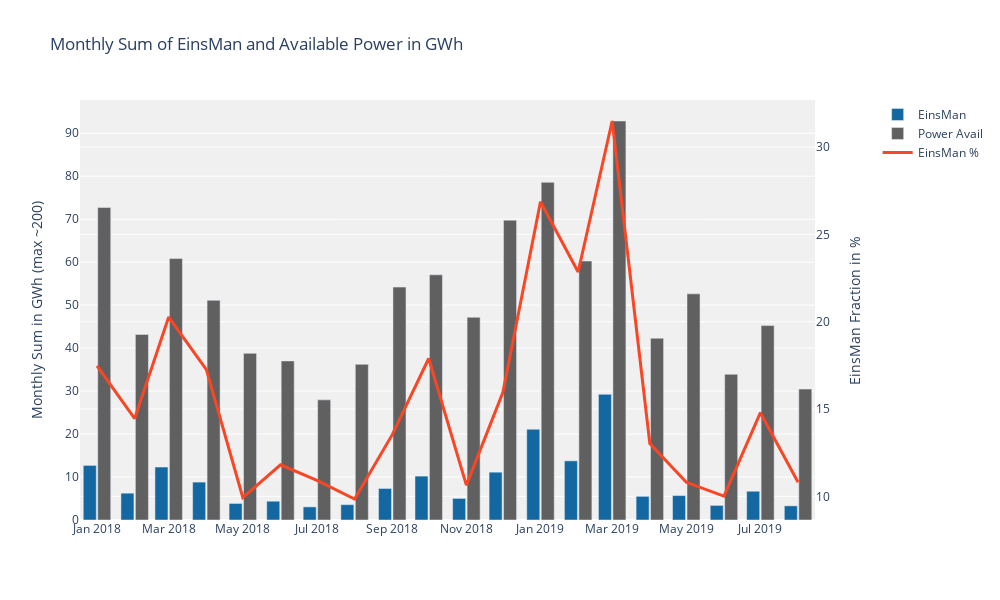

Notebook code for this chart:
### Code cell
# Plotly Visualisation of Predicted and Actual EinsMan and Available Power daily sums in MWh:
# all values are daily sums, here displayed in MWh
# total installed power equals a maximum daily sum of 6720 MWh

from plotly.offline import iplot


#x  = y_test_rfr_day_sum_frac.index
#y1 = y_test_rfr_day_sum_frac.EinsMan_test_MWh
#y2 = y_pred_rfr_day_sum_frac.EinsMan_pred_MWh
#y3 = y_test_rfr_day_sum_frac.Power_avail_MWh



tf_start = '2018-01'
tf_end   = '2019-08'
timeframe = (df_quadra_mon_sum_frac.index >= tf_start) & (df_quadra_mon_sum_frac.index <= tf_end)

x  = df_quadra_mon_sum_frac[timeframe].index
y1 = df_quadra_mon_sum_frac[timeframe].EinsMan_MWh
y2 = df_quadra_mon_sum_frac[timeframe].Power_avail_MWh
#y3 = df_quadra_mon_sum_frac[timeframe].Power_max_MWh

y4 = df_quadra_mon_sum_frac[timeframe].EinsMan_frac_avail

#fig = go.Figure()

# Create figure with secondary y-axis
fig = make_subplots(specs=[[{"secondary_y": True}]])


fig.add_trace(go.Bar(x=x, y=y1/1000,
                     name='EinsMan',
                     marker_color='#1468a2'),
                     secondary_y=False
                    )

fig.add_trace(go.Bar(x=x, y=y2/1000,
                     name='Power Avail',
                     marker_color='#606060'),
                     secondary_y=False
                    )

#fig.add_trace(go.Bar(x=x, y=y3,
#                     name='Power Max',
#                     marker_color='#606060'))


fig.add_trace(go.Scatter(x=x, y=y4,
                         name='EinsMan %',
                         line_color='#F94625',
                         line_width=3),
                         secondary_y=True
                        ) # dimgray, #29A073


fig.update_layout(barmode='group',
                  bargap=0.15,
                  bargroupgap=0.1,
                  title_text='Monthly Sum of EinsMan and Available Power in GWh',
                  #xaxis_title = 'Time',
                  #yaxis_title = 'Monthly Sum in GWh, EinsMan Fraction in %',
                  #xaxis_tickangle=-45,
                  #xaxis_rangeslider_visible=True,
                  #paper_bgcolor='#C8C8C8',
                  # font=dict(family='Courier New, monospace', size=18, color='#7f7f7f')
                  plot_bgcolor='#F0F0F0',
                  height=600,
                  width=1000)

#fig.update_layout(
#    title_text="Double Y Axis Example"
#)


# Set x-axis title
#fig.update_xaxes(title_text="xaxis title")

# Set y-axes titles
fig.update_yaxes(title_text='Monthly Sum in GWh (max ~200)', secondary_y=False)
fig.update_yaxes(title_text='EinsMan Fraction in %', secondary_y=True)

#iplot(fig)

folder_name = '/Users/dbuettner/nf-ds/Week_9_and_beyond/Capstone_Project/Quadra/plots'
plot_name   = 'Monthly_Sum_EinsMan_Power_Avail.png'
#pio.write_image(fig, folder_name + plot_name)
fig.show()

### Figure 1 — Plotly figure (JSON) as saved in the notebook; plotly's stock layout.template omitted (floating-point values rounded to 4 significant figures)
{"data": [{"marker": {"color": "#1468a2"}, "name": "EinsMan", "type": "bar", "x": ["2018-01-01T00:00:00", "2018-02-01T00:00:00", "2018-03-01T00:00:00", "2018-04-01T00:00:00", "2018-05-01T00:00:00", "2018-06-01T00:00:00", "2018-07-01T00:00:00", "2018-08-01T00:00:00", "2018-09-01T00:00:00", "2018-10-01T00:00:00", "2018-11-01T00:00:00", "2018-12-01T00:00:00", "2019-01-01T00:00:00", "2019-02-01T00:00:00", "2019-03-01T00:00:00", "2019-04-01T00:00:00", "2019-05-01T00:00:00", "2019-06-01T00:00:00", "2019-07-01T00:00:00", "2019-08-01T00:00:00"], "xaxis": "x", "y": [12.7, 6.241, 12.33, 8.82, 3.852, 4.371, 3.052, 3.568, 7.335, 10.21, 5.02, 11.13, 21.11, 13.76, 29.24, 5.507, 5.686, 3.395, 6.691, 3.293], "yaxis": "y"}, {"marker": {"color": "#606060"}, "name": "Power Avail", "type": "bar", "x": ["2018-01-01T00:00:00", "2018-02-01T00:00:00", "2018-03-01T00:00:00", "2018-04-01T00:00:00", "2018-05-01T00:00:00", "2018-06-01T00:00:00", "2018-07-01T00:00:00", "2018-08-01T00:00:00", "2018-09-01T00:00:00", "2018-10-01T00:00:00", "2018-11-01T00:00:00", "2018-12-01T00:00:00", "2019-01-01T00:00:00", "2019-02-01T00:00:00", "2019-03-01T00:00:00", "2019-04-01T00:00:00", "2019-05-01T00:00:00", "2019-06-01T00:00:00", "2019-07-01T00:00:00", "2019-08-01T00:00:00"], "xaxis": "x", "y": [72.72, 43.18, 60.83, 51.12, 38.77, 37.02, 27.96, 36.22, 54.2, 57.06, 47.17, 69.77, 78.57, 60.25, 92.85, 42.29, 52.63, 33.89, 45.24, 30.46], "yaxis": "y"}, {"line": {"color": "#F94625", "width": 3}, "name": "EinsMan %", "type": "scatter", "x": ["2018-01-01T00:00:00", "2018-02-01T00:00:00", "2018-03-01T00:00:00", "2018-04-01T00:00:00", "2018-05-01T00:00:00", "2018-06-01T00:00:00", "2018-07-01T00:00:00", "2018-08-01T00:00:00", "2018-09-01T00:00:00", "2018-10-01T00:00:00", "2018-11-01T00:00:00", "2018-12-01T00:00:00", "2019-01-01T00:00:00", "2019-02-01T00:00:00", "2019-03-01T00:00:00", "2019-04-01T00:00:00", "2019-05-01T00:00:00", "2019-06-01T00:00:00", "2019-07-01T00:00:00", "2019-08-01T00:00:00"], "xaxis": "x", "y": [17.47, 14.45, 20.26, 17.25, 9.934, 11.81, 10.92, 9.849, 13.53, 17.89, 10.64, 15.95, 26.87, 22.84, 31.49, 13.02, 10.8, 10.02, 14.79, 10.81], "yaxis": "y2"}], "layout": {"bargap": 0.15, "bargroupgap": 0.1, "barmode": "group", "height": 600, "plot_bgcolor": "#F0F0F0", "title": {"text": "Monthly Sum of EinsMan and Available Power in GWh"}, "width": 1000, "xaxis": {"anchor": "y", "domain": [0, 0.94]}, "yaxis": {"anchor": "x", "domain": [0, 1], "title": {"text": "Monthly Sum in GWh (max ~200)"}}, "yaxis2": {"anchor": "x", "overlaying": "y", "side": "right", "title": {"text": "EinsMan Fraction in %"}}}}
